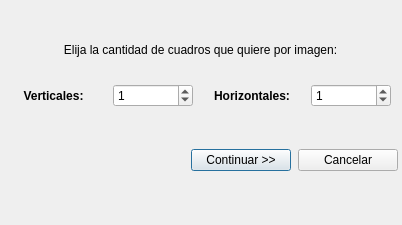
<?xml version="1.0" encoding="UTF-8"?>
<ui version="4.0">
 <class>Dialog</class>
 <widget class="QDialog" name="Dialog">
  <property name="geometry">
   <rect>
    <x>0</x>
    <y>0</y>
    <width>402</width>
    <height>225</height>
   </rect>
  </property>
  <property name="windowTitle">
   <string>Weed_detection</string>
  </property>
  <property name="windowIcon">
   <iconset>
    <normaloff>imgs/ral_icon.jpg</normaloff>imgs/ral_icon.jpg</iconset>
  </property>
  <widget class="QWidget" name="horizontalLayoutWidget_3">
   <property name="geometry">
    <rect>
     <x>190</x>
     <y>120</y>
     <width>211</width>
     <height>80</height>
    </rect>
   </property>
   <layout class="QHBoxLayout" name="horizontalLayout_3">
    <item>
     <widget class="QPushButton" name="div_next">
      <property name="maximumSize">
       <size>
        <width>100</width>
        <height>16777215</height>
       </size>
      </property>
      <property name="text">
       <string>Continuar &gt;&gt;</string>
      </property>
     </widget>
    </item>
    <item>
     <widget class="QPushButton" name="div_cancel">
      <property name="maximumSize">
       <size>
        <width>100</width>
        <height>16777215</height>
       </size>
      </property>
      <property name="layoutDirection">
       <enum>Qt::LeftToRight</enum>
      </property>
      <property name="text">
       <string>Cancelar</string>
      </property>
     </widget>
    </item>
   </layout>
  </widget>
  <widget class="QLabel" name="div_label">
   <property name="geometry">
    <rect>
     <x>0</x>
     <y>40</y>
     <width>401</width>
     <height>20</height>
    </rect>
   </property>
   <property name="text">
    <string>Elija la cantidad de cuadros que quiere por imagen:</string>
   </property>
   <property name="alignment">
    <set>Qt::AlignCenter</set>
   </property>
  </widget>
  <widget class="QWidget" name="horizontalLayoutWidget_2">
   <property name="geometry">
    <rect>
     <x>0</x>
     <y>80</y>
     <width>391</width>
     <height>31</height>
    </rect>
   </property>
   <layout class="QHBoxLayout" name="horizontalLayout_2">
    <item>
     <layout class="QHBoxLayout" name="horizontalLayout">
      <item>
       <widget class="QLabel" name="label_2">
        <property name="font">
         <font>
          <weight>75</weight>
          <bold>true</bold>
         </font>
        </property>
        <property name="text">
         <string>Verticales:</string>
        </property>
        <property name="alignment">
         <set>Qt::AlignCenter</set>
        </property>
       </widget>
      </item>
      <item>
       <widget class="QSpinBox" name="ver_box">
        <property name="maximumSize">
         <size>
          <width>80</width>
          <height>16777215</height>
         </size>
        </property>
        <property name="value">
         <number>1</number>
        </property>
       </widget>
      </item>
      <item>
       <widget class="QLabel" name="label">
        <property name="font">
         <font>
          <weight>75</weight>
          <bold>true</bold>
         </font>
        </property>
        <property name="text">
         <string>Horizontales:</string>
        </property>
        <property name="alignment">
         <set>Qt::AlignCenter</set>
        </property>
       </widget>
      </item>
      <item>
       <widget class="QSpinBox" name="hor_box">
        <property name="maximumSize">
         <size>
          <width>80</width>
          <height>16777215</height>
         </size>
        </property>
        <property name="value">
         <number>1</number>
        </property>
       </widget>
      </item>
     </layout>
    </item>
   </layout>
  </widget>
 </widget>
 <resources/>
 <connections/>
</ui>
